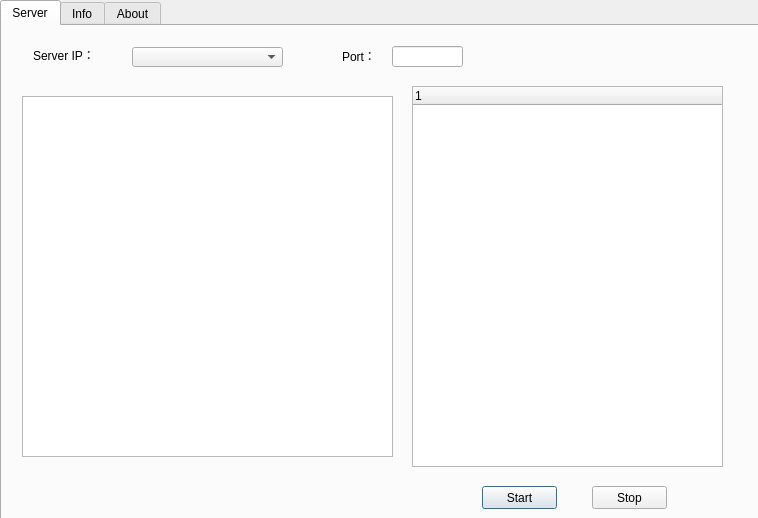
<?xml version="1.0" encoding="UTF-8"?>
<ui version="4.0">
 <class>Dialog</class>
 <widget class="QDialog" name="Dialog">
  <property name="geometry">
   <rect>
    <x>0</x>
    <y>0</y>
    <width>758</width>
    <height>518</height>
   </rect>
  </property>
  <property name="windowTitle">
   <string>Dialog</string>
  </property>
  <widget class="QTabWidget" name="tabWidget">
   <property name="geometry">
    <rect>
     <x>0</x>
     <y>0</y>
     <width>831</width>
     <height>601</height>
    </rect>
   </property>
   <property name="currentIndex">
    <number>0</number>
   </property>
   <widget class="QWidget" name="miantab">
    <attribute name="title">
     <string>Server</string>
    </attribute>
    <widget class="QTreeWidget" name="treeWidget">
     <property name="geometry">
      <rect>
       <x>410</x>
       <y>60</y>
       <width>311</width>
       <height>381</height>
      </rect>
     </property>
     <column>
      <property name="text">
       <string notr="true">1</string>
      </property>
     </column>
    </widget>
    <widget class="QLabel" name="iplabel">
     <property name="geometry">
      <rect>
       <x>31</x>
       <y>21</y>
       <width>66</width>
       <height>16</height>
      </rect>
     </property>
     <property name="text">
      <string>Server IP：</string>
     </property>
    </widget>
    <widget class="QLineEdit" name="portlineEdit">
     <property name="geometry">
      <rect>
       <x>390</x>
       <y>20</y>
       <width>71</width>
       <height>21</height>
      </rect>
     </property>
    </widget>
    <widget class="QLabel" name="label">
     <property name="geometry">
      <rect>
       <x>340</x>
       <y>20</y>
       <width>36</width>
       <height>20</height>
      </rect>
     </property>
     <property name="text">
      <string>Port：</string>
     </property>
    </widget>
    <widget class="QComboBox" name="comboBox">
     <property name="geometry">
      <rect>
       <x>130</x>
       <y>21</y>
       <width>151</width>
       <height>20</height>
      </rect>
     </property>
    </widget>
    <widget class="QLabel" name="statuslabel">
     <property name="geometry">
      <rect>
       <x>10</x>
       <y>460</y>
       <width>351</width>
       <height>21</height>
      </rect>
     </property>
     <property name="text">
      <string/>
     </property>
    </widget>
    <widget class="QPushButton" name="startpushButton">
     <property name="geometry">
      <rect>
       <x>480</x>
       <y>460</y>
       <width>75</width>
       <height>23</height>
      </rect>
     </property>
     <property name="text">
      <string>Start</string>
     </property>
    </widget>
    <widget class="QPushButton" name="stoppushButton">
     <property name="geometry">
      <rect>
       <x>590</x>
       <y>460</y>
       <width>75</width>
       <height>23</height>
      </rect>
     </property>
     <property name="text">
      <string>Stop</string>
     </property>
    </widget>
    <widget class="QTextEdit" name="messagetextEdit">
     <property name="geometry">
      <rect>
       <x>20</x>
       <y>70</y>
       <width>371</width>
       <height>361</height>
      </rect>
     </property>
    </widget>
   </widget>
   <widget class="QWidget" name="infotab">
    <attribute name="title">
     <string>Info</string>
    </attribute>
    <widget class="QLabel" name="timelabel">
     <property name="geometry">
      <rect>
       <x>410</x>
       <y>40</y>
       <width>141</width>
       <height>61</height>
      </rect>
     </property>
     <property name="text">
      <string>TextLabel</string>
     </property>
    </widget>
    <widget class="QGroupBox" name="groupBox">
     <property name="geometry">
      <rect>
       <x>40</x>
       <y>20</y>
       <width>311</width>
       <height>341</height>
      </rect>
     </property>
     <property name="title">
      <string>NetWork</string>
     </property>
     <widget class="QTextBrowser" name="textBrowser">
      <property name="geometry">
       <rect>
        <x>20</x>
        <y>21</y>
        <width>271</width>
        <height>311</height>
       </rect>
      </property>
     </widget>
    </widget>
   </widget>
   <widget class="QWidget" name="abouttab">
    <attribute name="title">
     <string>About</string>
    </attribute>
   </widget>
  </widget>
 </widget>
 <layoutdefault spacing="6" margin="11"/>
 <resources/>
 <connections/>
</ui>
